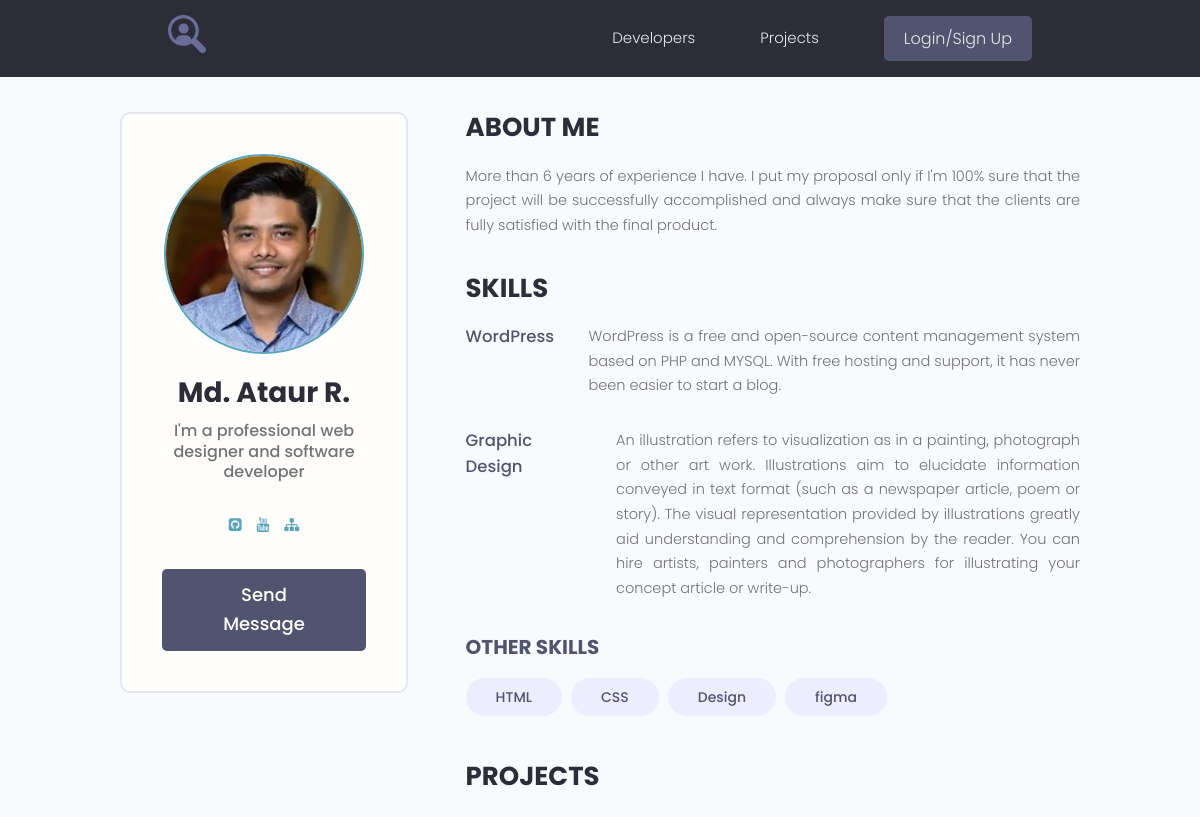
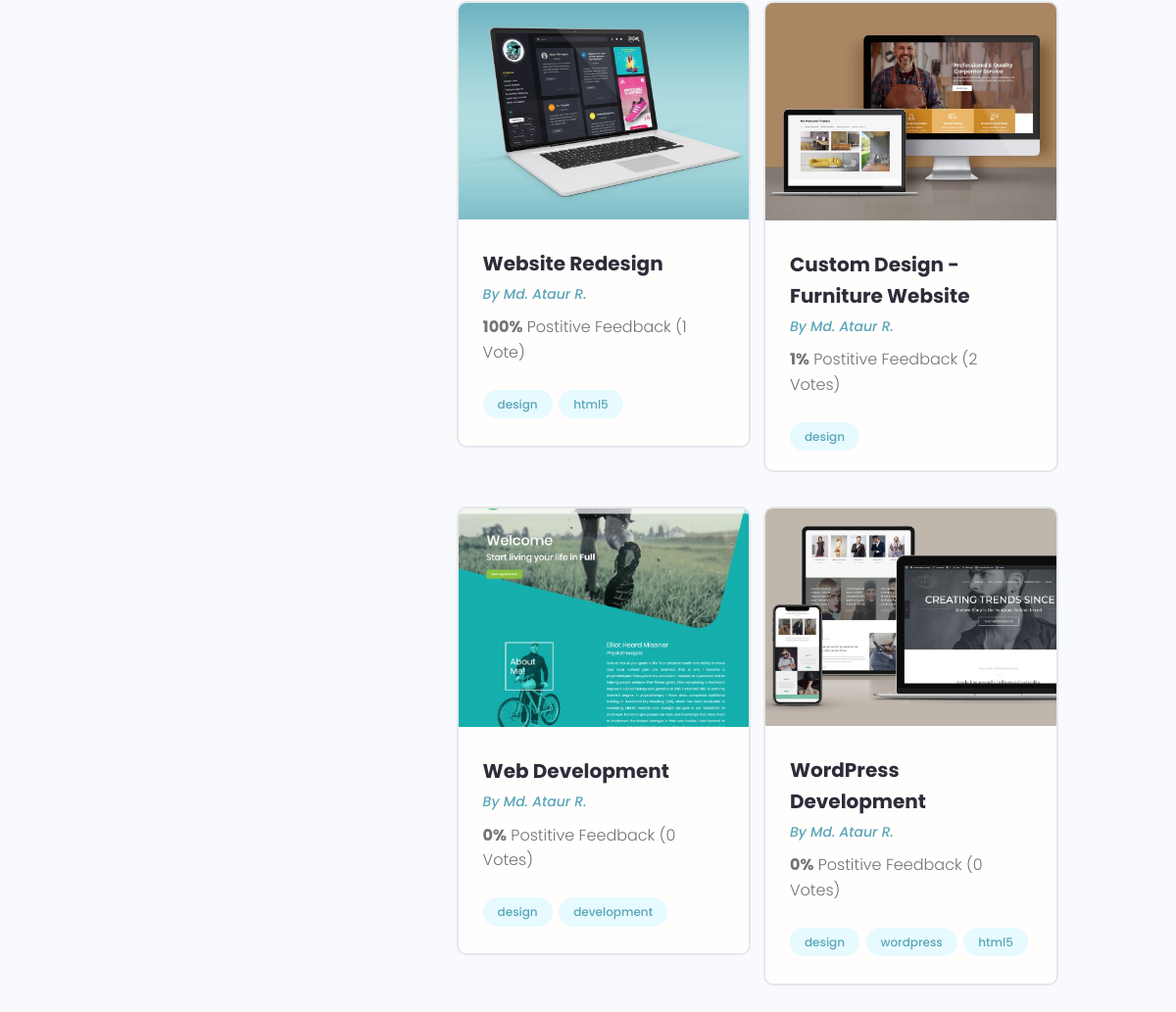
Page /profile/1/ on the committed database (2 pictures, top to bottom).
### users/models.py (models this page shows, shortened)
class Profile(models.Model):
    user = models.OneToOneField(User, on_delete=models.CASCADE, null=True, blank=True)
    name = models.CharField(max_length=200, null=True, blank=True)
    email = models.EmailField(max_length=500, null=True, blank=True)
    username = models.CharField(max_length=200, null=True, blank=True)
    short_intro = models.CharField(max_length=200, null=True, blank=True)
    bio = models.TextField(null=True, blank=True)
    profile_image = models.ImageField(upload_to='profiles/', default='profile/user-default.png')
    social_github = models.CharField(max_length=200, null=True, blank=True)
    social_youtube = models.CharField(max_length=200, null=True, blank=True)
    social_website = models.CharField(max_length=200, null=True, blank=True)
    created = models.DateTimeField(auto_now_add=True)

class Skill(models.Model):
    owner = models.ForeignKey(Profile, on_delete=models.CASCADE, null=True, blank=True)
    name = models.CharField(max_length=200, null=True, blank=True)
    description = models.TextField(null=True, blank=True)
    created = models.DateTimeField(auto_now_add=True)
    def __str__(self):
        return f'{self.name}'

### projects/models.py (models this page shows, shortened)
class Project(models.Model):
    owner = models.ForeignKey(Profile, on_delete=models.SET_NULL, null=True, blank=True)
    title = models.CharField(max_length=200)
    description = models.TextField(null=True, blank=True)
    featured_image = models.ImageField(upload_to='projects/%Y/%m/%d/', default="default.jpg")
    demo_link = models.CharField(max_length=2000, null=True, blank=True)
    source_link = models.CharField(max_length=2000, null=True, blank=True)
    tags = models.ManyToManyField('Tag', blank=True)
    vote_total = models.IntegerField(default=0)
    vote_ratio = models.IntegerField(default=0)
    created = models.DateTimeField(auto_now_add=True)
    class Meta:
        ordering = ['-vote_ratio', '-vote_total', 'title']

class Tag(models.Model):
    name = models.CharField(max_length=200)
    created = models.DateTimeField(auto_now_add=True)
    def __str__(self):
        return self.name

### users/views.py (the view)
# urls.py: path('profile/<str:pk>/', views.user_profile, name='user_profile'),
def user_profile(request, pk):
    prof = Profile.objects.get(id=pk)
    top_skill = prof.skill_set.exclude(description__exact="")
    other_skill = prof.skill_set.filter(description="")
    context = {'profile': prof,
               'top_skill': top_skill,
               'other_skill': other_skill,
               }
    return render(request, 'users/profile.html', context)

### users/templates/users/profile.html
{% extends 'projects/base.html' %}
{% block content %}
  <main class="profile my-md">
    <div class="container">
      <div class="layout">
        <div class="column column--1of3">
          <div class="card text-center">
            <div class="card__body dev">
              <img class="avatar avatar--xl" src="{{ profile.profile_image.url }}" />
              <h2 class="dev__name">{{ profile.name }}</h2>
              <p class="dev__title">{{ profile.short_intro }}</p>
              <ul class="dev__social">
                {% if profile.social_github %}
                <li>
                  <a title="Github" href="{{ profile.social_github }}" target="_blank"><i class="fa fa-github-square"></i></a>
                </li>
                {% endif %}
                {% if profile.social_youtube %}
                <li>
                  <a title="Youtube" href="{{profile.social_youtube}}" target="_blank"><i class="fa fa-youtube"></i></a>
                </li>
                {% endif %}
                {% if profile.social_website %}
                <li>
                  <a title="Personal Website" href="{{profile.social_website}}" target="_blank"><i class="fa fa-sitemap"></i></a>
                </li>
                {% endif %}
              </ul>
              {% if request.user.profile.id != profile.id %}
              <a href="{% url 'create-message' profile.id %}" class="btn btn--sub btn--lg">Send Message </a>
              {% endif %}
            </div>
          </div>
        </div>
        <div class="column column--2of3">
          <div class="devInfo">
            <h3 class="devInfo__title">About Me</h3>
            <p class="devInfo__about">
              {{ profile.bio }}
            </p>
          </div>
          <div class="devInfo">
            <h3 class="devInfo__title">Skills</h3>
            <div class="devInfo__skills">
              {% for skill in top_skill %}
              <div class="devSkill">
                <h4 class="devSkill__title">{{ skill.name }}</h4>
                <p class="devSkill__info">
                  {{ skill.description }}
                </p>
              </div>
              {% endfor %}
              <h3 class="devInfo__subtitle">Other Skills</h3>
              <div class="devInfo__otherSkills">
                {% for skill in other_skill %}
                <span class="tag tag--pill tag--sub tag--lg">
                  <small>{{ skill }}</small>
                </span>
                {% endfor %}
              </div>
            </div>
          </div>
          <div class="devInfo">
            <h3 class="devInfo__title">Projects</h3>
            <div class="grid grid--two">
              {% for project in profile.project_set.all %}
              <div class="column">
                <div class="card project">
                  <a href="{% url 'project' project.id %}" class="project">
                    <img class="project__thumbnail" src="{{ project.featured_image.url }}" alt="project thumbnail" />
                    <div class="card__body">
                      <h3 class="project__title">{{ project.title }}</h3>
                      <p><a class="project__author" href="{% url 'user_profile' project.owner.id %}">By {{project.owner.name}}</a></p>
                      <p class="project--rating">
                        <span style="font-weight: bold;">{{ project.vote_ratio }}%</span> Postitive
                        Feedback ({{ project.vote_total }} Vote{{project.vote_total|pluralize:'s' }})
                      </p>
                      <div class="project__tags">
                        {% for tag in project.tags.all %}
                        <span class="tag tag--pill tag--main">
                          <small>{{ tag }}</small>
                        </span>
                        {% endfor %}
                      </div>
                    </div>
                  </a>
                </div>
              </div>
              {% endfor %}
            </div>
          </div>
        </div>
      </div>
    </div>
  </main>
{% endblock %}

### projects/static/styles/app.css (style rules this page uses)
:root { --color-sub: #2d2d39; }
.btn--sub { background-color: var(--color-sub-light); }
.card { border: 2px solid var(--color-light); }
img { width: 100%; }
.profile .card > .dev { padding: 4rem; }
.dev__name { color: var(--color-sub); font-size: 2.8rem; font-weight: 700; margin-top: 1rem; margin-bottom: 0.5rem; }
.dev__title { font-size: 1.6rem; font-weight: 500; line-height: 1.3; }
.dev__social { margin: 3rem 0; list-style: none; display: flex; justify-content: center; gap: 1.5rem; }
.devInfo { margin-bottom: 3rem; }
.devInfo__title, .devInfo__subtitle { font-size: 2.6rem; color: var(--color-sub); text-transform: uppercase; font-weight: 700; margin-bottom: 1.5rem; }
.devInfo__subtitle { font-size: 2rem; color: var(--color-sub-light); }
.devInfo__about, .devSkill__info { font-size: 1.45rem; line-height: 1.7; text-align: justify; }
.devSkill { margin-bottom: 3rem; }
.devSkill__title { font-size: 1.65rem; font-weight: 500; color: var(--color-sub-light); }
@media screen and (min-width: 700px) { .devSkill { display: flex; justify-content: space-between; gap: 3rem; } }
@media screen and (min-width: 700px) { .devSkill__info { flex-basis: 80%; } }
.project__author { font-size: 1.4rem; font-style: italic; }
.project--rating { margin-bottom: 1.6em; margin-top: .5em; }
.project__thumbnail { object-fit: cover; object-position: top center; width: 100%; }
.project__title { font-size: 2rem; font-weight: 700; color: var(--color-sub); }

### projects/static/uikit/styles/modules/_variables.css (style rules this page uses)
:root { --color-main: #5aa5b9; --color-main-light: #e6faff; --color-sub: #3f4156; --color-sub-light: #51546e; --color-sub-lighter: #ededfd; --color-text: #737373; --color-gray: #8b8b8b; --color-light: #e5e7eb; --color-light-gray: #767676; --color-bg: #f8fafd; --color-white: #fffefd; --color-white-light: #f3f3f3; --color-success: #359e64; --color-success-bg: #def8e8; --color-error: #fc4b0b; --color-error-bg: #fff2ee; --font-base: 'Poppins', arial, helvetica, 'Segoe UI', roboto, ubuntu, sans-serif; --font-monospace: 'Fira Code', 'Courier New', courier, monospace; --font-regular: 300; --font-medium: 500; --font-bold: 700; --generic-shadow: 1px 1px 5px #00000010; --generic-transition: all 0.3s ease-in-out; }

### projects/static/uikit/styles/modules/_base.css (style rules this page uses)
* { margin: 0; padding: 0; box-sizing: border-box; text-rendering: optimizeLegibility; color: inherit; font-size: inherit; }
html { font-size: 50%; }
@media only screen and (min-width: 480px) { html { font-size: 56.25%; } }
@media only screen and (min-width: 1200px) { html { font-size: 62.5%; } }
body { line-height: 1.6; font-weight: 400; font-size: 1.5rem; color: var(--color-text); background-color: var(--color-bg); min-height: 100vh; }

### projects/static/uikit/styles/modules/_typography.css (style rules this page uses)
* { font-family: var(--font-base); }
h2 { font-size: 3.6rem; font-weight: var(--font-bold); }
h3 { font-size: 3.2rem; font-weight: var(--font-medium); }
h4 { font-size: 2.8rem; font-weight: var(--font-medium); }
p, span, strong { font-size: 1.6rem; color: var(--color-text); font-weight: var(--font-regular); }
a { padding-bottom: 2px; text-decoration: none; display: inline-block; color: var(--color-main); font-weight: var(--font-medium); }

### projects/static/uikit/styles/modules/_utilities.css (style rules this page uses)
.container { width: 92%; max-width: 165rem; margin: 0 auto; box-sizing: border-box; }
@media screen and (min-width: 1000px) { .container { width: 90%; } }
@media screen and (min-width: 1200px) { .container { width: 80%; } }
.text-center { text-align: center; }
.my-md { margin: 3rem auto; }

### projects/static/uikit/styles/modules/_avatar.css (style rules this page uses)
.avatar { border-radius: 50%; border: 2px solid var(--color-main); object-fit: cover; }
.avatar--xl { height: 20rem; width: 20rem; }

### projects/static/uikit/styles/modules/_button.css (style rules this page uses)
.btn { display: inline-block; position: relative; cursor: pointer; background-color: var(--color-light); font-weight: var(--font-medium); color: var(--color-sub); text-decoration: none; padding: 1rem 2rem; border-radius: 0.5rem; border: none; width: -webkit-fit-content; width: -moz-fit-content; width: fit-content; height: -webkit-fit-content; height: -moz-fit-content; height: fit-content; font-size: 1.6rem; outline-width: 0; outline-color: transparent; -webkit-backface-visibility: hidden; backface-visibility: hidden; transition: all 0.3s ease-in-out; }
.btn--sub { background-color: var(--color-sub); color: var(--color-white); }
.btn--lg { font-size: 1.8rem; padding: 1.2rem 4.5rem; }

### projects/static/uikit/styles/modules/_card.css (style rules this page uses)
.card { border-radius: 1rem; background-color: var(--color-white); border: 1.5px solid var(--color-light); width: auto; height: auto; margin-top: 0.5rem; margin-bottom: 0.5rem; overflow: hidden; }
.card__body, .card__header { padding: 2rem 2.5rem; }

### rows in the picture
Profile: profile_image (picture), name "Md. Ataur R.", short_intro "I'm a professional web designer and software developer", bio "More than 6 years of experience I have. I put my proposal only if I'm 100% sure that the project will be successfully accomplished and always make sure that the clients are fully satisfied with the final product."
Skill: name "WordPress", description "WordPress is a free and open-source content management system based on PHP and MYSQL. With free hosting and support, it has never been easier to start a blog."
Skill: name "Graphic Design", description "An illustration refers to visualization as in a painting, photograph or other art work. Illustrations aim to elucidate information conveyed in text format (such as a newspaper article, poem or story). The visual representation provided by illustrations greatly aid understanding and comprehension by the reader. You can hire artists, painters and photographers for illustrating your concept article or write-up."
Skill: name "HTML"
Skill: name "CSS"
Skill: name "Design"
Skill: name "figma"
Project: featured_image (picture), title "Website Redesign", owner.name "Md. Ataur R.", vote_ratio "100", vote_total "1"
Tag: name "design"
Tag: name "html5"
Project: featured_image (picture), title "Custom Design - Furniture Website", owner.name "Md. Ataur R.", vote_ratio "1", vote_total "2"
Project: featured_image (picture), title "Web Development", owner.name "Md. Ataur R.", vote_ratio "0", vote_total "0"
Tag: name "development"
Project: featured_image (picture), title "WordPress Development", owner.name "Md. Ataur R.", vote_ratio "0", vote_total "0"
Tag: name "wordpress"
